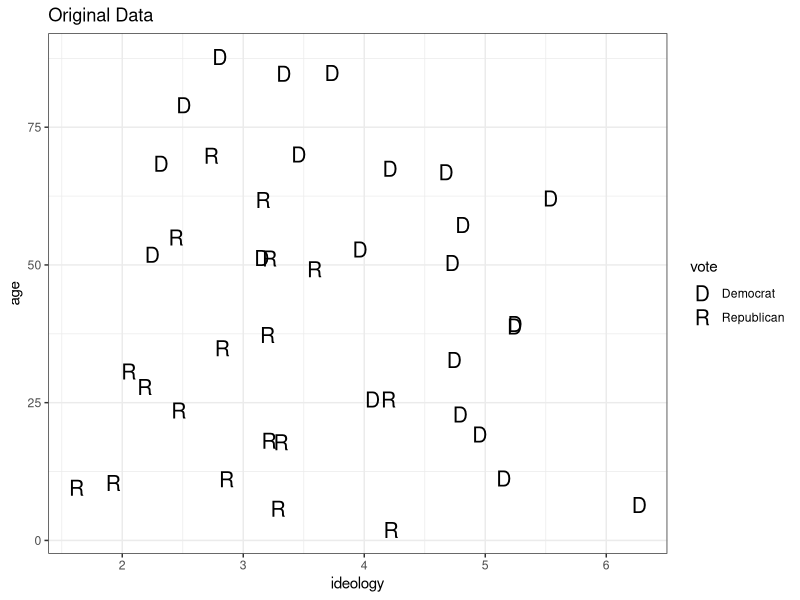
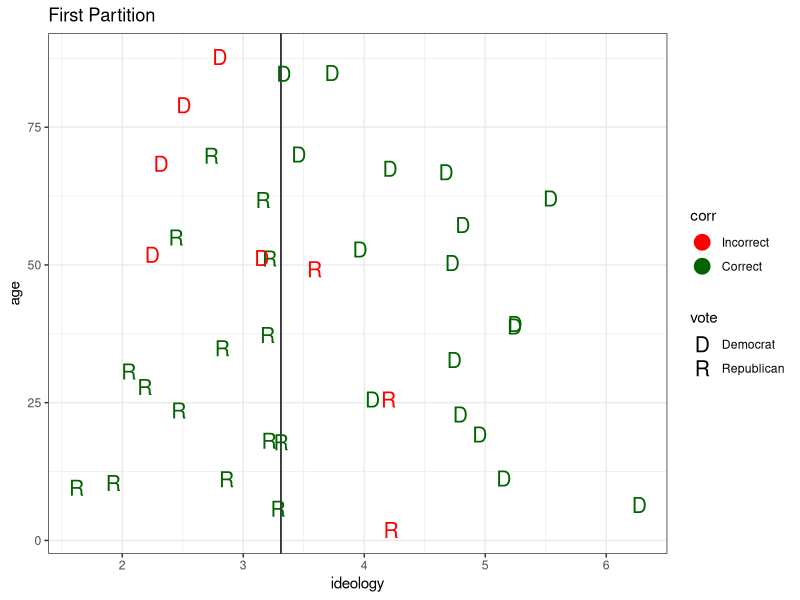
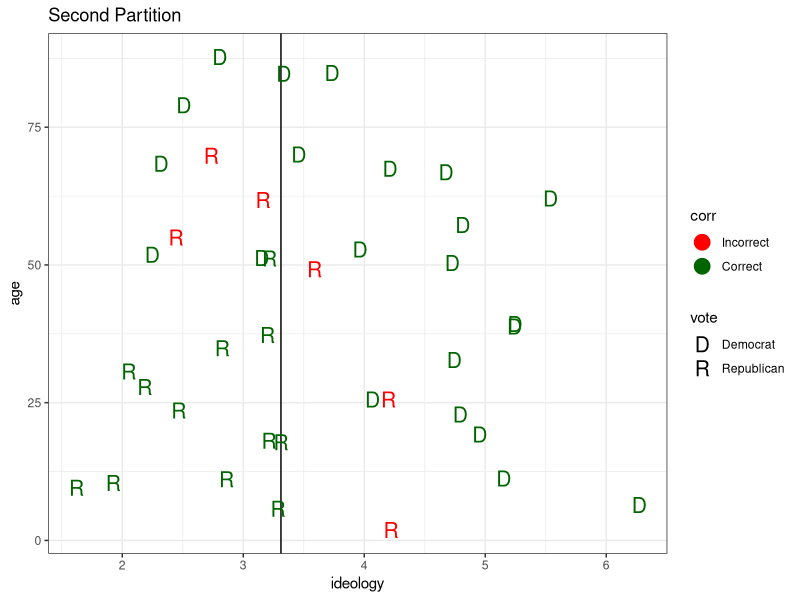
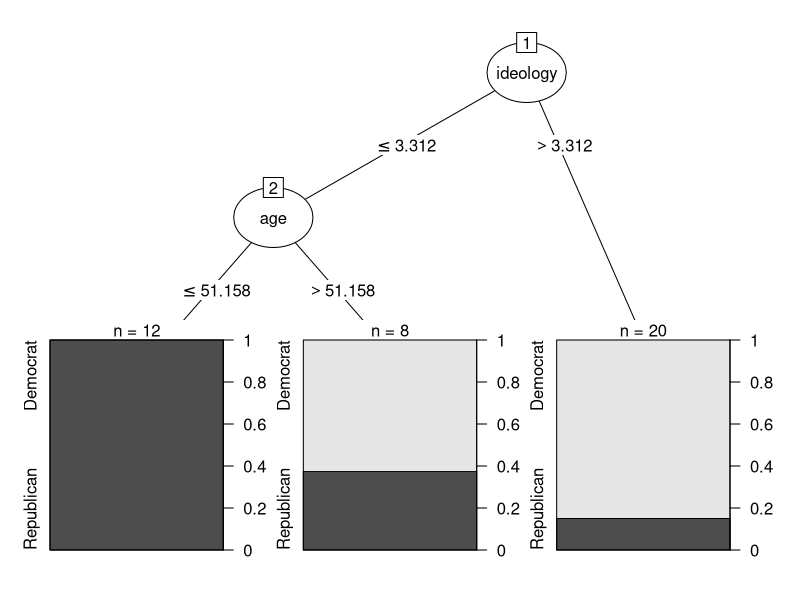

Recreate these plots in R, in order.
set.seed(3434349) ## Works only with this seed

library(ggplot2)
library(party)
library(stringr)

path <- unlist(str_split(getwd(), "/"))
dir_prefix <- ifelse(path[length(path)] == "R", "../", "./")

vote <- c(0, 0, rep(1, 18), rep(0, 20))
ideology <- c(rnorm(20, 3, .7), rnorm(15, 5, .7), rnorm(5, 3, .6))
age <- c(runif(35, 0, 70), runif(5, 70, 90))
dme <- data.frame(ideology, age, vote = as.factor(vote))
levels(dme$vote) <- c("Democrat", "Republican")

fit_cart <- ctree(vote ~ ideology + age, data = dme)
sp1 <- fit_cart@tree$psplit$splitpoint
sp2 <- fit_cart@tree$left$psplit$splitpoint

## Original Data
p <- ggplot(dme, aes(ideology, age, shape = vote))
p <- p + theme_bw() + xlim(min(ideology), max(ideology)) + ggtitle("Original Data")
p <- p + geom_point(size = 5) + scale_shape_manual(values=c("D", "R"))
ggsave(paste0(dir_prefix, "original.png"), p, width = 20, height = 12, units = "cm")

## First Partition
dme2 <- dme
corr <- ifelse(((dme$ideology <= sp1 & dme$vote == "Republican") |
                    (dme$ideology >= sp1 & dme$vote == "Democrat")), 1, 0)
dme2$corr <- factor(corr)
levels(dme2$corr) <- c("Incorrect", "Correct")

p <- ggplot(dme2, aes(ideology, age, shape = vote, color = corr))
p <- p + scale_colour_manual(values = c("red", "darkgreen"))
p <- p + theme_bw() + xlim(min(ideology), max(ideology))
p <- p + ggtitle("First Partition")
p <- p + geom_vline(aes(xintercept = sp1))
p <- p + geom_point(size = 5) + scale_shape_manual(values=c("D", "R"))
ggsave(paste0(dir_prefix, "p1.png"), p, width = 20, height = 12, units = "cm")

## Second Partition
dme3 <- dme
corr <- ifelse(((dme$ideology <= sp1 & dme$vote == "Republican" & dme$age <= sp2) |
                    (dme$ideology <= sp1 & dme$vote == "Democrat" & dme$age > sp2) |
                        (dme$ideology >= sp1 & dme$vote == "Democrat")),
               1, 0)
dme3$corr <- factor(corr)
levels(dme3$corr) <- c("Incorrect", "Correct")

p <- ggplot(dme3, aes(ideology, age, shape = vote, color = corr))
p <- p + scale_colour_manual(values = c("red", "darkgreen"))
p <- p + theme_bw() + xlim(min(ideology), max(ideology))
p <- p + ggtitle("Second Partition")
p <- p + geom_vline(aes(xintercept = sp1))
p <- p + geom_point(size = 5) + scale_shape_manual(values = c("D", "R"))
ggsave(paste0(dir_prefix, "p2.png"), p, width = 20, height = 12, units = "cm")

png(paste0(dir_prefix, "figures/cart.png"), width = 20, height = 12, units = "cm", res = 300)
plot(fit_cart, inner_panel = node_inner(fit_cart, pval = FALSE),
     terminal_panel = node_barplot(fit_cart, beside = FALSE, id = FALSE))
dev.off()
